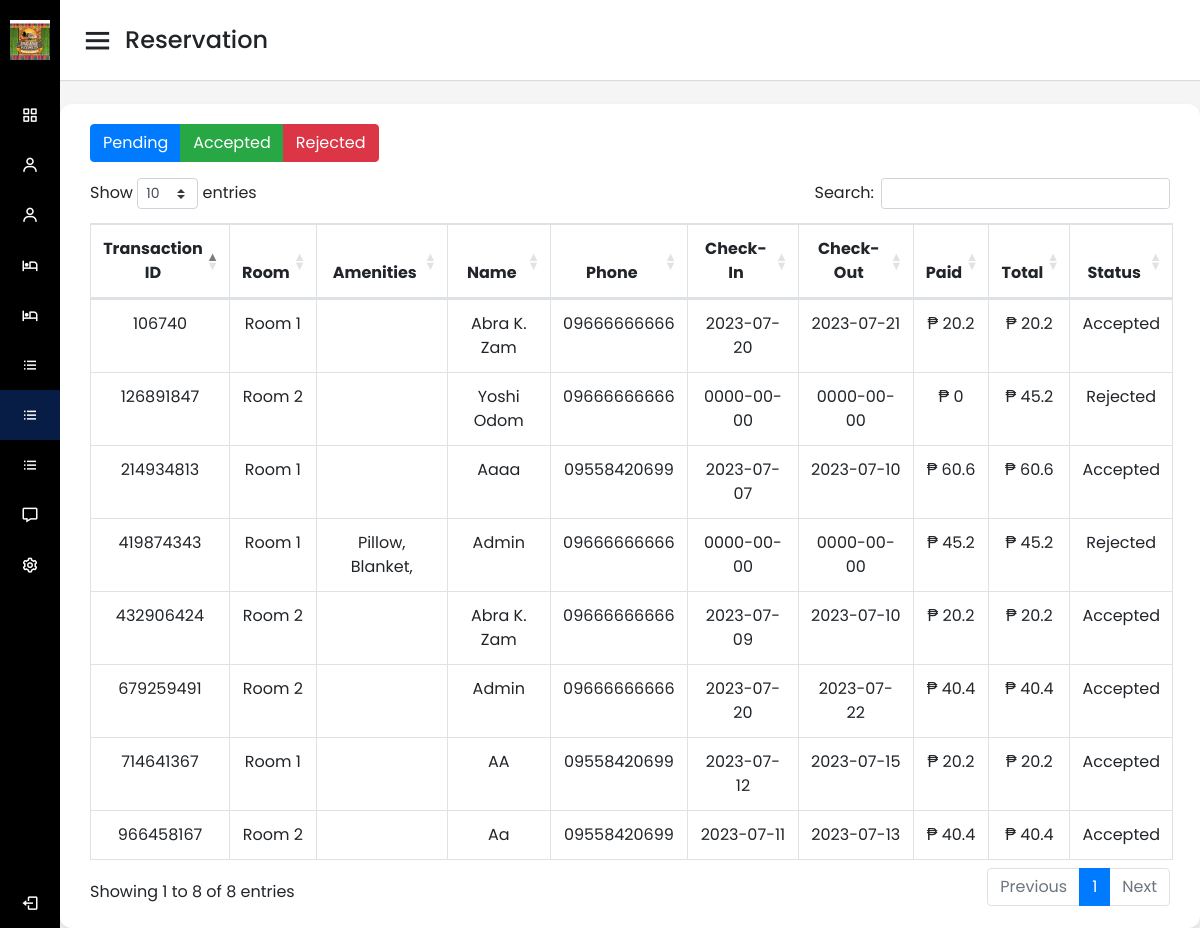
Screenshot of /admin/reservations.php (signed in) with the database file from the repository.
### tables this page shows
CREATE TABLE `reservation` (
  `id` int(11) NOT NULL,
  `user_id` int(11) NOT NULL,
  `room_id` varchar(255) NOT NULL,
  `name` varchar(255) NOT NULL,
  `email` varchar(255) NOT NULL,
  `phone` varchar(255) NOT NULL,
  `address` text NOT NULL,
  `checkin` date NOT NULL,
  `checkout` date NOT NULL,
  `amount_paid` double NOT NULL,
  `total_rate` double NOT NULL,
  `transaction_id` varchar(255) NOT NULL,
  `status` varchar(255) NOT NULL,
  `datecreated` datetime DEFAULT NULL
);

CREATE TABLE `amenities_reservation` (
  `id` int(11) NOT NULL,
  `reservation_id` int(11) NOT NULL,
  `name` varchar(255) NOT NULL,
  `quantity` int(20) NOT NULL,
  `checkin` date NOT NULL,
  `checkout` date NOT NULL
);

### admin/reservations.php (the view, shortened to what this page needs)
<?php
if (isset($_SESSION['user_id']) && $_SESSION['role'] === "Administrator") {
  ?>
  <!DOCTYPE html>
  <html lang="en" dir="ltr">
  <head>
    <link rel="stylesheet" href="../css/admin_style.css">
    <link href='https://unpkg.com/boxicons@2.0.7/css/boxicons.min.css' rel='stylesheet'>
    <link href='https://unpkg.com/boxicons@2.0.9/css/boxicons.min.css' rel='stylesheet'>
    <link href="https://cdnjs.cloudflare.com/ajax/libs/twitter-bootstrap/4.6.0/css/bootstrap.min.css" rel="stylesheet" />
    <link href="https://cdn.datatables.net/1.13.3/css/dataTables.bootstrap4.min.css" rel="stylesheet" />
  </head>
  <body>
    <div class="sidebar">
      <div class="logo-details">
        <img src="../img/Pagana_logo.png" width="40" height="40" style="margin-left: 10px;" alt="">
        <span class="logo_name">Pagana Kutawato</span>
      </div>
      <ul class="nav-links">
        <li>
          <a href="dashboard.php">
            <i class='bx bx-grid-alt'></i>
            <span class="links_name">Dashboard</span>
          </a>
        </li>
        <li>
          <a href="user.php">
            <i class='bx bx-user'></i>
            <span class="links_name">Guests</span>
          </a>
        </li>
        <li>
          <a href="guests.php">
            <i class='bx bx-user'></i>
            <span class="links_name">Users</span>
          </a>
        </li>
        <li>
          <a href="room.php">
            <i class='bx bx-hotel'></i>
            <span class="links_name">Room</span>
          </a>
        </li>
        <li>
          <a href="roomavail.php">
            <i class='bx bx-hotel'></i>
            <span class="links_name">Room Booking</span>
          </a>
        </li>
        <li>
          <a href="amenities.php">
            <i class='bx bx-list-ul'></i>
            <span class="links_name">Amenities</span>
          </a>
        </li>
        <li>
          <a href="reservations.php" class="active">
            <i class='bx bx-list-ul'></i>
            <span class="links_name">Reservation</span>
          </a>
        </li>
        <li>
          <a href="reports.php">
            <i class='bx bx-list-ul'></i>
            <span class="links_name">Reports</span>
          </a>
        </li>
        <li>
          <a href="help_desk.php">
            <i class='bx bx-message'></i>
            <span class="links_name">Help Desk</span>
          </a>
        </li>
        <li>
          <a href="settings.php">
            <i class='bx bx-cog'></i>
            <span class="links_name">Setting</span>
          </a>
        </li>
        <li class="log_out">
          <a href="logout.php">
            <i class='bx bx-log-out'></i>
            <span class="links_name">Log out</span>
          </a>
        </li>
      </ul>
    </div>
    <section class="home-section">
      <nav>
        <div class="sidebar-button">
          <i class='bx bx-menu sidebarBtn'></i>
          <span class="dashboard">Reservation</span>
        </div>
      </nav>
      <div class="home-content" style="overflow: hidden;">
        <div class="tables table-responsive">
          <div class="btn-group mb-3" role="group" aria-label="Reservation Status">
            <button type="button" class="btn btn-primary" onclick="filterReservations('Pending')">Pending</button>
            <button type="button" class="btn btn-success" onclick="filterReservations('Accepted')">Accepted</button>
            <button type="button" class="btn btn-danger" onclick="filterReservations('Rejected')">Rejected</button>
          </div>
          <table class="table table-bordered">
            <thead>
              <tr>
                <th style="text-align: center; width: 5%;">Transaction ID</th>
                <th style="text-align: center;">Room</th>
                <th style="text-align: center;">Amenities</th>
                <th style="text-align: center;">Name</th>
                <th style="text-align: center;">Phone</th>
                <th style="text-align: center;">Check-In</th>
                <th style="text-align: center;">Check-Out</th>
                <th style="text-align: center;">Paid</th>
                <th style="text-align: center;">Total</th>
                <th style="text-align: center;">Status</th>
              </tr>
            </thead>
            <tbody>
              <?php
              $conn = dbConnect();
              $stmt = $conn->prepare("SELECT * FROM reservation where status != 'Reserved' ORDER BY id DESC");
              $stmt->execute();
              $result = $stmt->get_result();
              while ($row = $result->fetch_assoc()) {
                $reservationId = $row['id'];
                $reservationName = $row['name'];
                $reservationRoom = $row['room_id'];
                $reservationTotal = $row['total_rate'];
                $reservationPhone = $row['phone'];
                $reservationIn = $row['checkin'];
                $reservationOut = $row['checkout'];
                $reservationAmount = $row['amount_paid'];
                $reservationStatus = $row['status'];
                $reservationTransaction = $row['transaction_id'];
                ?>
                <tr class="reservation-row" data-status="<?php echo $reservationStatus; ?>">
                  <td style="text-align: center; text-transform: capitalize ">
                    <?php echo $reservationTransaction; ?>
                  </td>
                  <td style="text-align: center; text-transform: capitalize ">
                    <?php echo $reservationRoom; ?>
                  </td>
                  <td style="text-align: center; text-transform: capitalize ">
                    <?php
                    $stmt1 = $conn->prepare("SELECT * FROM amenities_reservation WHERE reservation_id = '$reservationId'");
                    $stmt1->execute();
                    $result1 = $stmt1->get_result();
                    while ($amenities = $result1->fetch_assoc()) {
                      $amenity = $amenities['name'];
                      echo $amenity;
                      echo ', ';
                    }
                    ?>
                  </td>
                  <td style="text-align: center; text-transform: capitalize ">
                    <?php echo $reservationName; ?>
                  </td>
                  <td style="text-align: center; text-transform: capitalize ">
                    <?php echo $reservationPhone; ?>
                  </td>
                  <td style="text-align: center; text-transform: capitalize ">
                    <?php echo $reservationIn; ?>
                  </td>
                  <td style="text-align: center; text-transform: capitalize ">
                    <?php echo $reservationOut; ?>
                  </td>
                  <td style="text-align: center; text-transform: capitalize ">₱
                    <?php echo $reservationAmount; ?>
                  </td>
                  <td style="text-align: center; text-transform: capitalize ">₱
                    <?php echo $reservationTotal; ?>
                  </td>
                  <td style="text-align: center; text-transform: capitalize ">
                    <?php echo $reservationStatus; ?>
                  </td>
                </tr>
                <?php
              }
              ?>
            </tbody>
          </table>
        </div>
      </div>
    </section>
  </body>
  </html>
  <?php
  exit();
} elseif (isset($_SESSION['user_id']) && $_SESSION['role'] === "Guest") {
  header("Location: ../index.php");
}
?>

### css/admin_style.css (style rules this page uses)
* { margin: 0; padding: 0; box-sizing: border-box; font-family: 'Poppins', sans-serif; }
.sidebar { position: fixed; height: 100%; width: 240px; background: black; transition: all 0.5s ease; }
.sidebar .logo-details { height: 80px; display: flex; align-items: center; }
.sidebar .logo-details .logo_name { color: #fff; font-size: 15px; font-weight: 500; margin-left: 10px; }
.sidebar .nav-links { margin-top: 10px; }
.sidebar .nav-links li { position: relative; list-style: none; height: 50px; }
.sidebar .nav-links li a { height: 100%; width: 100%; display: flex; align-items: center; text-decoration: none; transition: all 0.4s ease; }
.sidebar .nav-links li a.active { background: #081D45; }
.sidebar .nav-links li i { min-width: 60px; text-align: center; font-size: 18px; color: #fff; }
.sidebar .nav-links li a .links_name { color: #fff; font-size: 15px; font-weight: 400; white-space: nowrap; }
.sidebar .nav-links .log_out { position: absolute; bottom: 0; width: 100%; }
.home-section { position: relative; background: #f5f5f5; min-height: 100vh; width: calc(100% - 240px); left: 240px; transition: all 0.5s ease; }
.home-section nav { display: flex; justify-content: space-between; height: 80px; background: #fff; display: flex; align-items: center; position: fixed; width: calc(100% - 240px); left: 240px; z-index: 100; padding: 0 20px; box-shadow: 0 1px 1px rgba(0, 0, 0, 0.1); transition: all 0.5s ease; }
.home-section nav .sidebar-button { display: flex; align-items: center; font-size: 24px; font-weight: 500; }
nav .sidebar-button i { font-size: 35px; margin-right: 10px; }
.home-section .home-content { position: relative; padding-top: 104px; }
@media (max-width: 1240px) { .sidebar { width: 60px; } }
@media (max-width: 1240px) { .home-section { width: calc(100% - 60px); left: 60px; } }
@media (max-width: 1240px) { .home-section nav { width: calc(100% - 60px); left: 60px; } }

### admin/reservations.php (style rules this page uses)
.home-content .tables { background: #fff; padding: 20px 30px; border-radius: 12px; box-shadow: 0 5px 10px rgba(0, 0, 0, 0.1); }

### rows the page displays
reservation: transaction "419874343", room "Room 1", name "Admin", phone "09666666666", checkin "0000-00-00", checkout "0000-00-00", amount_paid "45.2", total_rate "45.2", status "Rejected"
amenities_reservation: name "Pillow"
amenities_reservation: name "Blanket"
reservation: transaction "126891847", room "Room 2", name "Yoshi Odom", phone "09666666666", checkin "0000-00-00", checkout "0000-00-00", amount_paid "0", total_rate "45.2", status "Rejected"
reservation: transaction "106740", room "Room 1", name "Abra K. Zam", phone "09666666666", checkin "2023-07-20", checkout "2023-07-21", amount_paid "20.2", total_rate "20.2", status "Accepted"
reservation: transaction "679259491", room "Room 2", name "Admin", phone "09666666666", checkin "2023-07-20", checkout "2023-07-22", amount_paid "40.4", total_rate "40.4", status "Accepted"
reservation: transaction "432906424", room "Room 2", name "Abra K. Zam", phone "09666666666", checkin "2023-07-09", checkout "2023-07-10", amount_paid "20.2", total_rate "20.2", status "Accepted"
reservation: transaction "214934813", room "Room 1", name "Aaaa", phone "09558420699", checkin "2023-07-07", checkout "2023-07-10", amount_paid "60.6", total_rate "60.6", status "Accepted"
reservation: transaction "966458167", room "Room 2", name "Aa", phone "09558420699", checkin "2023-07-11", checkout "2023-07-13", amount_paid "40.4", total_rate "40.4", status "Accepted"
reservation: transaction "714641367", room "Room 1", name "AA", phone "09558420699", checkin "2023-07-12", checkout "2023-07-15", amount_paid "20.2", total_rate "20.2", status "Accepted"
